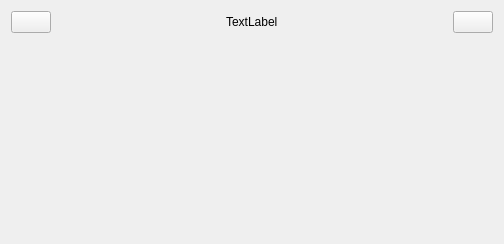
<?xml version="1.0" encoding="UTF-8"?>
<ui version="4.0">
 <class>MasterView</class>
 <widget class="QWidget" name="MasterView">
  <property name="geometry">
   <rect>
    <x>0</x>
    <y>0</y>
    <width>504</width>
    <height>244</height>
   </rect>
  </property>
  <property name="windowTitle">
   <string>MasterView</string>
  </property>
  <layout class="QVBoxLayout" name="verticalLayout">
   <item>
    <layout class="QHBoxLayout" name="horizontalLayout">
     <item>
      <widget class="QPushButton" name="btBack">
       <property name="text">
        <string/>
       </property>
       <property name="icon">
        <iconset theme="QIcon::ThemeIcon::DocumentRevert"/>
       </property>
      </widget>
     </item>
     <item>
      <spacer name="horizontalSpacer">
       <property name="orientation">
        <enum>Qt::Orientation::Horizontal</enum>
       </property>
       <property name="sizeHint" stdset="0">
        <size>
         <width>40</width>
         <height>20</height>
        </size>
       </property>
      </spacer>
     </item>
     <item>
      <widget class="QLabel" name="labelTitle">
       <property name="text">
        <string>TextLabel</string>
       </property>
      </widget>
     </item>
     <item>
      <spacer name="horizontalSpacer_2">
       <property name="orientation">
        <enum>Qt::Orientation::Horizontal</enum>
       </property>
       <property name="sizeHint" stdset="0">
        <size>
         <width>40</width>
         <height>20</height>
        </size>
       </property>
      </spacer>
     </item>
     <item>
      <widget class="QPushButton" name="btLogout">
       <property name="text">
        <string/>
       </property>
       <property name="icon">
        <iconset resource="lab4.qrc">
         <normaloff>:/img/logout.png</normaloff>:/img/logout.png</iconset>
       </property>
      </widget>
     </item>
    </layout>
   </item>
   <item>
    <widget class="QStackedWidget" name="stackedWidget"/>
   </item>
  </layout>
 </widget>
 <resources>
  <include location="lab4.qrc"/>
 </resources>
 <connections/>
</ui>
